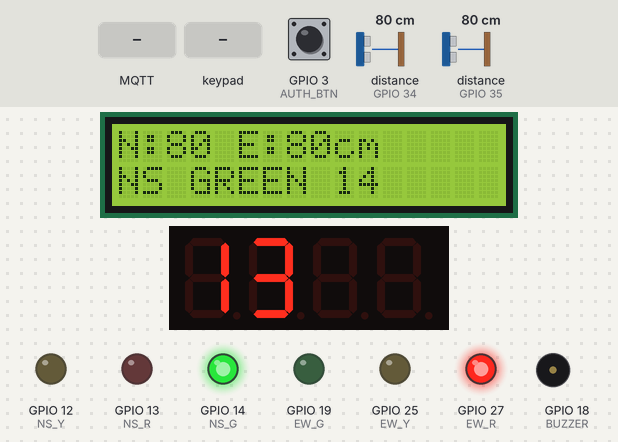
Bench run of a sketch on a simulated ESP32. Parts: 16×2 character LCD, 4-digit seven-segment display, output pins drawn as LEDs (lit = HIGH), buzzer (waves = sounding, pin HIGH). Wiring (from diagram.json): 2 × ultrasonic range finder: trigger GPIO 5, echo GPIO 34 / trigger GPIO 21, echo GPIO 35; TM1637 display: clock GPIO 23; DIO GPIO 22. The test bench sets the inputs (shaded band); at power-on: GPIO 3 (AUTH_BTN) HIGH, distance to the obstacle (sensors on GPIO 34, GPIO 35) 80 cm. The echo pulse lasts 58.3 µs per cm; WiFi joins after 1.5 s; servers stay silent unless stated; EEPROM starts erased; no MQTT or app messages arrive unless stated; pins used as bus, display or sensor lines are not drawn; what the sketch prints to the serial monitor is not drawn.

Above: at 3.2 s.
3.3 s: MQTT message "MANUAL_NS" arrives on the first subscribed topic
At 4.2 s:
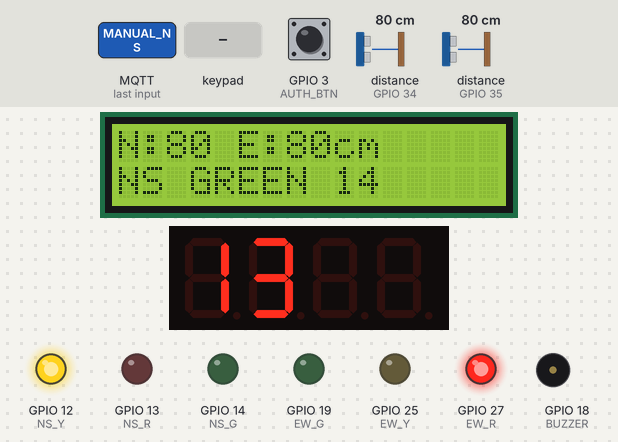
6.0 s: MQTT message "MANUAL_EW" arrives on the first subscribed topic
At 8.1 s:
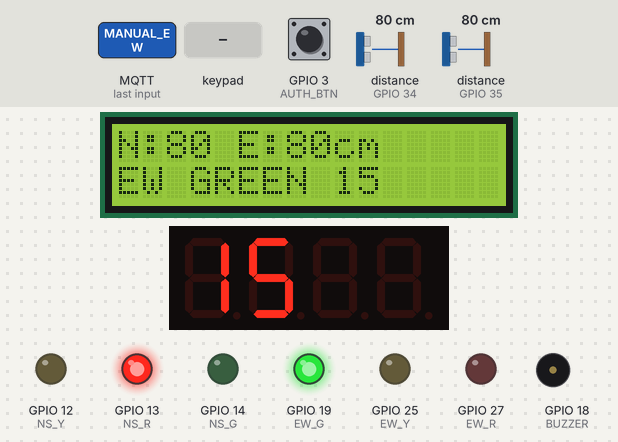
8.7 s: keypad keys 1 2 3 4 A pressed 0.4 s apart
At 12.0 s:
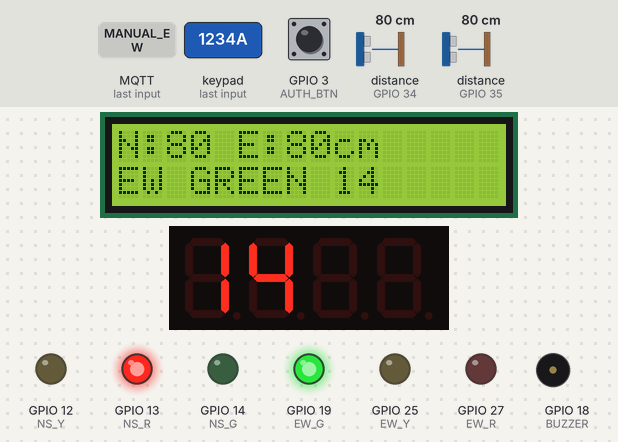
12.2 s: key 'B' pressed
At 12.6 s:
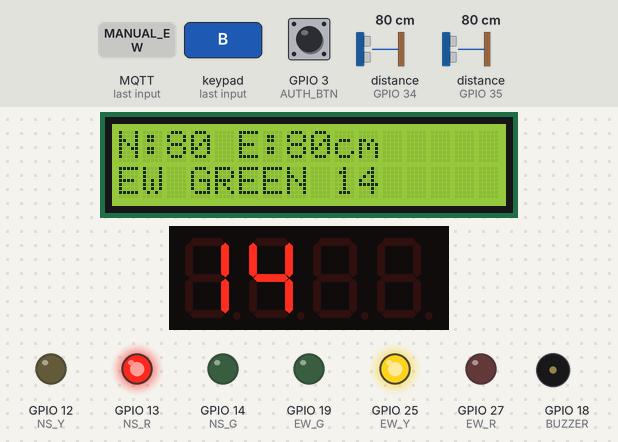
14.9 s: GPIO 3 (AUTH_BTN) pulled LOW for 1 s
At 15.05 s:
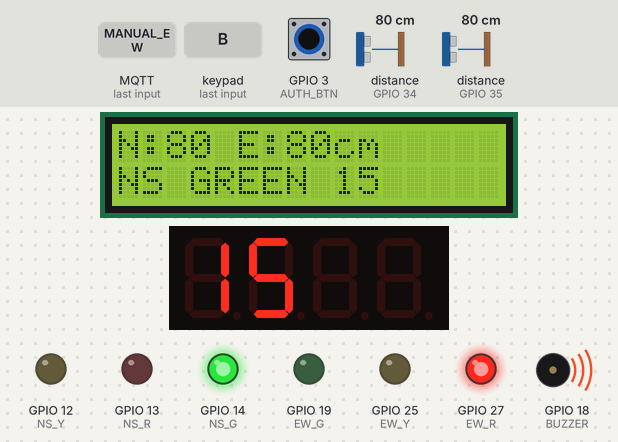
17.4 s: key 'C' pressed
At 19.2 s:
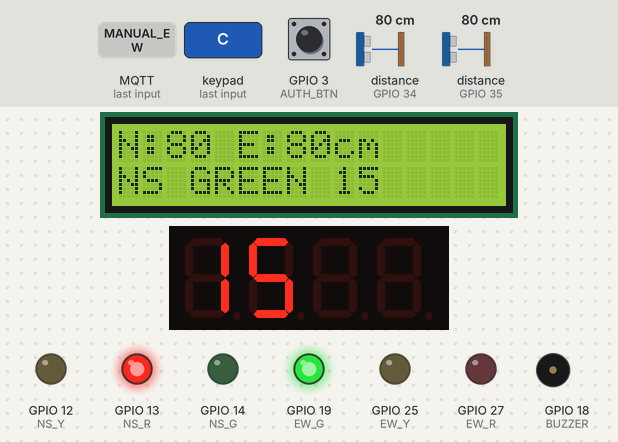
Timing chart, 0 to 20.7 s (numbered marks = the images above; inputs shaded):
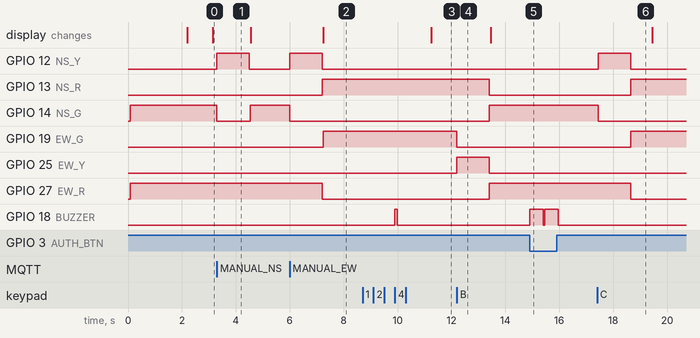

The sketch:

sketch.ino
```cpp
#include <WiFi.h>
#include <PubSubClient.h>
#include <Wire.h>
#include <LiquidCrystal_I2C.h>
#include <Keypad.h>
#include <Preferences.h>

// Smart Traffic Light Control System - Wokwi end-to-end IoT prototype
// ESP32 is used only for Wokwi network simulation. The STM32 control logic is documented separately.

const char* WIFI_SSID = "Wokwi-GUEST";
const char* WIFI_PASS = "";
const char* MQTT_HOST = "broker.hivemq.com";
const int MQTT_PORT = 1883;
const char* MQTT_TOPIC = "smart-traffic/demo/telemetry";
const char* CONTROL_TOPIC = "smart-traffic/control";

WiFiClient net;
PubSubClient mqtt(net);
LiquidCrystal_I2C lcd(0x27, 16, 2);
Preferences prefs;

const int TRIG_N=5, ECHO_N=34, TRIG_E=21, ECHO_E=35;
const int NS_R=13, NS_Y=12, NS_G=14, EW_R=27, EW_Y=25, EW_G=19;
const int TM_CLK=23, TM_DIO=22;
const int BUZZER=18;
const int AUTH_BTN=3;

const byte ROWS=3, COLS=4;
char keys[ROWS][COLS]={{'1','2','3','A'},{'4','5','6','B'},{'7','8','9','C'}};
byte rowPins[ROWS]={32,33,26};
byte colPins[COLS]={2,4,15,0};
Keypad keypad=Keypad(makeKeymap(keys),rowPins,colPins,ROWS,COLS);

String pinBuffer="";
String mode="AUTO";
bool accessGranted=false;
int greenSeconds=15;
int remaining=15;
int northCount=0,eastCount=0;
bool nsGreen=true;
unsigned long lastTick=0,lastPublish=0;

void tmStart(){digitalWrite(TM_DIO,HIGH);digitalWrite(TM_CLK,HIGH);digitalWrite(TM_DIO,LOW);digitalWrite(TM_CLK,LOW);}
void tmStop(){digitalWrite(TM_CLK,LOW);digitalWrite(TM_DIO,LOW);digitalWrite(TM_CLK,HIGH);digitalWrite(TM_DIO,HIGH);}
void tmWriteByte(uint8_t b){for(int i=0;i<8;i++){digitalWrite(TM_CLK,LOW);digitalWrite(TM_DIO,b&1);b>>=1;digitalWrite(TM_CLK,HIGH);}digitalWrite(TM_CLK,LOW);digitalWrite(TM_DIO,HIGH);digitalWrite(TM_CLK,HIGH);digitalWrite(TM_CLK,LOW);}
const uint8_t segs[]={0x3f,0x06,0x5b,0x4f,0x66,0x6d,0x7d,0x07,0x7f,0x6f};
void displayNumber(int n){n=max(0,min(99,n));tmStart();tmWriteByte(0x40);tmStop();tmStart();tmWriteByte(0xC0);tmWriteByte(segs[n/10]);tmWriteByte(segs[n%10]);tmWriteByte(0);tmWriteByte(0);tmStop();tmStart();tmWriteByte(0x88|7);tmStop();}

long distanceCm(int trig,int echo){digitalWrite(trig,LOW);delayMicroseconds(2);digitalWrite(trig,HIGH);delayMicroseconds(10);digitalWrite(trig,LOW);long us=pulseIn(echo,HIGH,30000);if(us==0)return 400;return us/58;}
int trafficCount(long cm){if(cm<15)return 8;if(cm<30)return 6;if(cm<60)return 4;if(cm<100)return 2;return 0;}

void setSignals(){
  bool northSelected=nsGreen&&mode!="MANUAL_EW";
  bool eastSelected=!nsGreen&&mode!="MANUAL_NS";
  digitalWrite(NS_G,LOW); digitalWrite(EW_G,LOW);
  digitalWrite(NS_Y,LOW); digitalWrite(EW_Y,LOW);
  digitalWrite(NS_R,!northSelected); digitalWrite(EW_R,!eastSelected);
  digitalWrite(NS_G,northSelected); digitalWrite(EW_G,eastSelected);
}
int adaptiveDuration(bool northSouth){
  int selected=northSouth?northCount:eastCount;
  int other=northSouth?eastCount:northCount;
  return constrain(greenSeconds+(selected-other)*2,8,30);
}
void switchDirection(bool northSouth){
  if(nsGreen){digitalWrite(NS_G,LOW);digitalWrite(NS_Y,HIGH);digitalWrite(EW_R,HIGH);}
  else{digitalWrite(EW_G,LOW);digitalWrite(EW_Y,HIGH);digitalWrite(NS_R,HIGH);}
  delay(1200);
  nsGreen=northSouth;remaining=adaptiveDuration(northSouth);setSignals();
}
void lcdStatus(long n,long e){lcd.clear();lcd.setCursor(0,0);lcd.print("N:");lcd.print(n);lcd.print(" E:");lcd.print(e);lcd.print("cm");lcd.setCursor(0,1);lcd.print(nsGreen?"NS GREEN ":"EW GREEN ");lcd.print(remaining);}

void mqttCallback(char* topic,byte* payload,unsigned int len){String msg;for(unsigned int i=0;i<len;i++)msg+=(char)payload[i];if(msg.indexOf("MANUAL_NS")>=0){mode="MANUAL_NS";switchDirection(true);}else if(msg.indexOf("MANUAL_EW")>=0){mode="MANUAL_EW";switchDirection(false);}else if(msg.indexOf("AUTO")>=0){mode="AUTO";}setSignals();}

void connectWiFi(){WiFi.begin(WIFI_SSID,WIFI_PASS,6);unsigned long t=millis();while(WiFi.status()!=WL_CONNECTED&&millis()-t<15000){delay(250);Serial.print('.');}Serial.println(WiFi.status()==WL_CONNECTED?" WiFi OK":" WiFi timeout");}
void connectMQTT(){while(!mqtt.connected()){String id="wokwi-traffic-"+String((uint32_t)ESP.getEfuseMac(),HEX);if(mqtt.connect(id.c_str())){mqtt.subscribe(CONTROL_TOPIC);Serial.println("MQTT connected");}else{delay(1000);}}}
void handleSerialConfiguration(){
  while(Serial.available()){
    char command=Serial.read();
    int updated=greenSeconds+(command=='+'?1:command=='-'?-1:0);
    if(updated>=8&&updated<=30&&updated!=greenSeconds){greenSeconds=updated;prefs.putInt("green",greenSeconds);Serial.printf("Base green duration: %d seconds\n",greenSeconds);}
  }
}
void publishTelemetry(long n,long e){if(!mqtt.connected())return;String json="{";json+="\"device_id\":\"wokwi-esp32\",";json+="\"ts\":\""+String(millis())+"\",";json+="\"north_cm\":"+String(n)+",";json+="\"east_cm\":"+String(e)+",";json+="\"north_count\":"+String(trafficCount(n))+",";json+="\"east_count\":"+String(trafficCount(e))+",";json+="\"ns_signal\":\""+(nsGreen?String("GREEN"):String("RED"))+"\",";json+="\"ew_signal\":\""+(nsGreen?String("RED"):String("GREEN"))+"\",";json+="\"remaining_sec\":"+String(remaining)+",";json+="\"mode\":\""+mode+"\",";json+="\"access_granted\":"+(accessGranted?String("true"):String("false"))+"}";mqtt.publish(MQTT_TOPIC,json.c_str());Serial.println(json);}

void setup(){Serial.begin(115200);pinMode(TRIG_N,OUTPUT);pinMode(ECHO_N,INPUT);pinMode(TRIG_E,OUTPUT);pinMode(ECHO_E,INPUT);pinMode(NS_R,OUTPUT);pinMode(NS_Y,OUTPUT);pinMode(NS_G,OUTPUT);pinMode(EW_R,OUTPUT);pinMode(EW_Y,OUTPUT);pinMode(EW_G,OUTPUT);pinMode(BUZZER,OUTPUT);pinMode(AUTH_BTN,INPUT_PULLUP);pinMode(TM_CLK,OUTPUT);pinMode(TM_DIO,OUTPUT);
  Wire.begin(16,17);lcd.init();lcd.backlight();prefs.begin("traffic",false);greenSeconds=prefs.getInt("green",15);if(!prefs.isKey("green"))prefs.putInt("green",greenSeconds);lcd.print("SMART TRAFFIC");lcd.setCursor(0,1);lcd.print("Initializing...");displayNumber(greenSeconds);setSignals();connectWiFi();mqtt.setServer(MQTT_HOST,MQTT_PORT);mqtt.setCallback(mqttCallback);delay(500);}

void loop(){if(!mqtt.connected())connectMQTT();mqtt.loop();handleSerialConfiguration();
  char k=keypad.getKey();if(k){if(k>='0'&&k<='9'){pinBuffer+=k;if(pinBuffer.length()>=4){accessGranted=(pinBuffer=="1234");pinBuffer="";digitalWrite(BUZZER,HIGH);delay(80);digitalWrite(BUZZER,LOW);}}else if(k=='A'&&accessGranted){mode="AUTO";}else if(k=='B'&&accessGranted){mode="MANUAL_NS";switchDirection(true);}else if(k=='C'&&accessGranted){mode="MANUAL_EW";switchDirection(false);}}
  if(digitalRead(AUTH_BTN)==LOW){accessGranted=true;digitalWrite(BUZZER,HIGH);delay(100);digitalWrite(BUZZER,LOW);}
  if(millis()-lastTick>=1000){lastTick=millis();if(mode=="AUTO"&&remaining>0)remaining--;if(mode=="AUTO"&&remaining==0)switchDirection(!nsGreen);setSignals();displayNumber(remaining);}
  static long n=100,e=100;if(millis()-lastPublish>=2000){lastPublish=millis();n=distanceCm(TRIG_N,ECHO_N);e=distanceCm(TRIG_E,ECHO_E);northCount=trafficCount(n);eastCount=trafficCount(e);lcdStatus(n,e);publishTelemetry(n,e);}
}
```

Measured:
- after the input at 3.3 s, GPIO 12 (NS_Y): LOW → HIGH at once, → LOW 1.2 s later; GPIO 14 (NS_G): HIGH → LOW at once, → HIGH 1.2 s later
- after the input at 6.0 s, GPIO 12 (NS_Y): LOW → HIGH at once, → LOW 1.2 s later; GPIO 13 (NS_R), GPIO 19 (EW_G): LOW → HIGH after 1.2 s; GPIO 14 (NS_G): HIGH → LOW at once; GPIO 27 (EW_R): HIGH → LOW after 1.2 s; the display: changes after 1.2 s (image 2)
- after the input at 8.7 s, GPIO 18 (BUZZER): LOW → HIGH after 1.2 s, → LOW 0.08 s later; the display: changes after 2.5 s (image 3)
- after the input at 12.2 s, GPIO 13 (NS_R): HIGH → LOW after 1.2 s; GPIO 14 (NS_G), GPIO 27 (EW_R): LOW → HIGH after 1.2 s; GPIO 19 (EW_G): HIGH → LOW at once; GPIO 25 (EW_Y): LOW → HIGH at once, → LOW 1.2 s later
- after the input at 14.9 s, GPIO 18 (BUZZER): alternates HIGH for 0.50 s and LOW for 0.05 s, 4 changes in all, then stays LOW, starting at once
- after the input at 17.4 s, GPIO 12 (NS_Y): LOW → HIGH after 0.05 s, → LOW 1.2 s later; GPIO 13 (NS_R), GPIO 19 (EW_G): LOW → HIGH after 1.3 s; GPIO 14 (NS_G): HIGH → LOW after 0.05 s; GPIO 27 (EW_R): HIGH → LOW after 1.3 s
